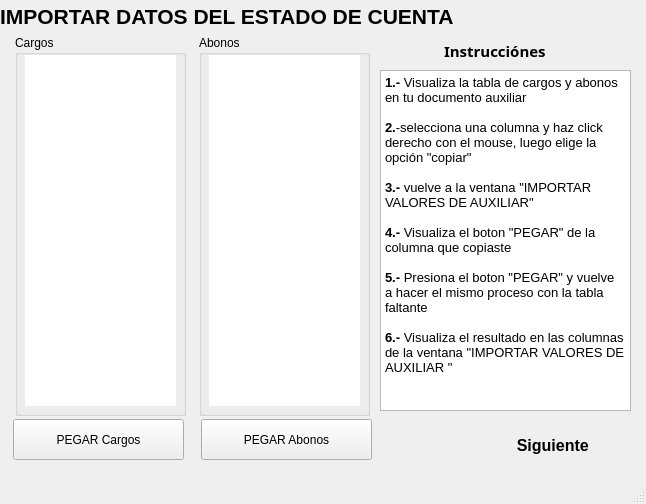
<?xml version="1.0" encoding="UTF-8"?>
<ui version="4.0">
 <class>ventana_Importar_Auxiliar</class>
 <widget class="QMainWindow" name="ventana_Importar_Auxiliar">
  <property name="geometry">
   <rect>
    <x>0</x>
    <y>0</y>
    <width>646</width>
    <height>504</height>
   </rect>
  </property>
  <property name="windowTitle">
   <string>MainWindow</string>
  </property>
  <widget class="QWidget" name="centralwidget">
   <widget class="QGroupBox" name="groupBox_Cargos">
    <property name="geometry">
     <rect>
      <x>15</x>
      <y>35</y>
      <width>171</width>
      <height>381</height>
     </rect>
    </property>
    <property name="title">
     <string>Cargos</string>
    </property>
    <widget class="QTableWidget" name="tableWidget_Cargos">
     <property name="geometry">
      <rect>
       <x>10</x>
       <y>20</y>
       <width>151</width>
       <height>351</height>
      </rect>
     </property>
     <property name="frameShape">
      <enum>QFrame::NoFrame</enum>
     </property>
     <property name="editTriggers">
      <set>QAbstractItemView::NoEditTriggers</set>
     </property>
    </widget>
   </widget>
   <widget class="QGroupBox" name="groupBox_Abonos">
    <property name="geometry">
     <rect>
      <x>199</x>
      <y>35</y>
      <width>171</width>
      <height>381</height>
     </rect>
    </property>
    <property name="title">
     <string>Abonos</string>
    </property>
    <widget class="QTableWidget" name="tableWidget_Abonos">
     <property name="geometry">
      <rect>
       <x>10</x>
       <y>20</y>
       <width>151</width>
       <height>351</height>
      </rect>
     </property>
     <property name="frameShape">
      <enum>QFrame::NoFrame</enum>
     </property>
     <property name="editTriggers">
      <set>QAbstractItemView::NoEditTriggers</set>
     </property>
    </widget>
   </widget>
   <widget class="QPushButton" name="btn_Next_Auxiliar">
    <property name="geometry">
     <rect>
      <x>480</x>
      <y>420</y>
      <width>150</width>
      <height>50</height>
     </rect>
    </property>
    <property name="font">
     <font>
      <pointsize>12</pointsize>
      <weight>75</weight>
      <bold>true</bold>
     </font>
    </property>
    <property name="cursor">
     <cursorShape>PointingHandCursor</cursorShape>
    </property>
    <property name="layoutDirection">
     <enum>Qt::RightToLeft</enum>
    </property>
    <property name="text">
     <string>Siguiente </string>
    </property>
    <property name="icon">
     <iconset>
      <normaloff>imagenesFront/Next.png</normaloff>imagenesFront/Next.png</iconset>
    </property>
    <property name="iconSize">
     <size>
      <width>50</width>
      <height>50</height>
     </size>
    </property>
    <property name="default">
     <bool>false</bool>
    </property>
    <property name="flat">
     <bool>true</bool>
    </property>
   </widget>
   <widget class="QLabel" name="label_ImportarAux">
    <property name="geometry">
     <rect>
      <x>0</x>
      <y>6</y>
      <width>641</width>
      <height>21</height>
     </rect>
    </property>
    <property name="font">
     <font>
      <pointsize>16</pointsize>
      <weight>75</weight>
      <bold>true</bold>
     </font>
    </property>
    <property name="layoutDirection">
     <enum>Qt::RightToLeft</enum>
    </property>
    <property name="styleSheet">
     <string notr="true">QLabel {
    qproperty-alignment: 'AlignCenter';
}</string>
    </property>
    <property name="text">
     <string>IMPORTAR DATOS DEL ESTADO DE CUENTA</string>
    </property>
   </widget>
   <widget class="QPushButton" name="btn_pasteCargos">
    <property name="geometry">
     <rect>
      <x>13</x>
      <y>419</y>
      <width>171</width>
      <height>41</height>
     </rect>
    </property>
    <property name="cursor">
     <cursorShape>PointingHandCursor</cursorShape>
    </property>
    <property name="text">
     <string>PEGAR Cargos</string>
    </property>
   </widget>
   <widget class="QPushButton" name="btn_pasteAbonos">
    <property name="geometry">
     <rect>
      <x>201</x>
      <y>419</y>
      <width>171</width>
      <height>41</height>
     </rect>
    </property>
    <property name="cursor">
     <cursorShape>PointingHandCursor</cursorShape>
    </property>
    <property name="text">
     <string>PEGAR Abonos</string>
    </property>
   </widget>
   <widget class="QLabel" name="label_Instrucciones">
    <property name="geometry">
     <rect>
      <x>444</x>
      <y>30</y>
      <width>121</width>
      <height>41</height>
     </rect>
    </property>
    <property name="font">
     <font>
      <family>Source Code Pro</family>
      <pointsize>11</pointsize>
      <weight>75</weight>
      <bold>true</bold>
     </font>
    </property>
    <property name="text">
     <string>Instrucciónes</string>
    </property>
   </widget>
   <widget class="QTextEdit" name="textEdit">
    <property name="geometry">
     <rect>
      <x>380</x>
      <y>70</y>
      <width>251</width>
      <height>341</height>
     </rect>
    </property>
    <property name="readOnly">
     <bool>true</bool>
    </property>
    <property name="html">
     <string>&lt;!DOCTYPE HTML PUBLIC &quot;-//W3C//DTD HTML 4.0//EN&quot; &quot;http://www.w3.org/TR/REC-html40/strict.dtd&quot;&gt;
&lt;html&gt;&lt;head&gt;&lt;meta name=&quot;qrichtext&quot; content=&quot;1&quot; /&gt;&lt;style type=&quot;text/css&quot;&gt;
p, li { white-space: pre-wrap; }
&lt;/style&gt;&lt;/head&gt;&lt;body style=&quot; font-family:'MS Shell Dlg 2'; font-size:8.25pt; font-weight:400; font-style:normal;&quot;&gt;
&lt;p style=&quot; margin-top:0px; margin-bottom:0px; margin-left:0px; margin-right:0px; -qt-block-indent:0; text-indent:0px;&quot;&gt;&lt;span style=&quot; font-size:10pt; font-weight:600;&quot;&gt;1.- &lt;/span&gt;&lt;span style=&quot; font-size:10pt;&quot;&gt;Visualiza la tabla de cargos y abonos en tu documento auxiliar&lt;/span&gt;&lt;/p&gt;
&lt;p style=&quot;-qt-paragraph-type:empty; margin-top:0px; margin-bottom:0px; margin-left:0px; margin-right:0px; -qt-block-indent:0; text-indent:0px; font-size:10pt;&quot;&gt;&lt;br /&gt;&lt;/p&gt;
&lt;p style=&quot; margin-top:0px; margin-bottom:0px; margin-left:0px; margin-right:0px; -qt-block-indent:0; text-indent:0px;&quot;&gt;&lt;span style=&quot; font-size:10pt; font-weight:600;&quot;&gt;2.&lt;/span&gt;&lt;span style=&quot; font-size:10pt;&quot;&gt;-selecciona una columna y haz click derecho con el mouse, luego elige la opción &amp;quot;copiar&amp;quot;&lt;/span&gt;&lt;/p&gt;
&lt;p style=&quot;-qt-paragraph-type:empty; margin-top:0px; margin-bottom:0px; margin-left:0px; margin-right:0px; -qt-block-indent:0; text-indent:0px; font-size:10pt;&quot;&gt;&lt;br /&gt;&lt;/p&gt;
&lt;p style=&quot; margin-top:0px; margin-bottom:0px; margin-left:0px; margin-right:0px; -qt-block-indent:0; text-indent:0px;&quot;&gt;&lt;span style=&quot; font-size:10pt; font-weight:600;&quot;&gt;3.-&lt;/span&gt;&lt;span style=&quot; font-size:10pt;&quot;&gt; vuelve a la ventana &amp;quot;IMPORTAR VALORES DE AUXILIAR&amp;quot;&lt;/span&gt;&lt;/p&gt;
&lt;p style=&quot;-qt-paragraph-type:empty; margin-top:0px; margin-bottom:0px; margin-left:0px; margin-right:0px; -qt-block-indent:0; text-indent:0px; font-size:10pt;&quot;&gt;&lt;br /&gt;&lt;/p&gt;
&lt;p style=&quot; margin-top:0px; margin-bottom:0px; margin-left:0px; margin-right:0px; -qt-block-indent:0; text-indent:0px;&quot;&gt;&lt;span style=&quot; font-size:10pt; font-weight:600;&quot;&gt;4.-&lt;/span&gt;&lt;span style=&quot; font-size:10pt;&quot;&gt; Visualiza el boton &amp;quot;PEGAR&amp;quot; de la columna que copiaste &lt;/span&gt;&lt;/p&gt;
&lt;p style=&quot;-qt-paragraph-type:empty; margin-top:0px; margin-bottom:0px; margin-left:0px; margin-right:0px; -qt-block-indent:0; text-indent:0px; font-size:10pt;&quot;&gt;&lt;br /&gt;&lt;/p&gt;
&lt;p style=&quot; margin-top:0px; margin-bottom:0px; margin-left:0px; margin-right:0px; -qt-block-indent:0; text-indent:0px;&quot;&gt;&lt;span style=&quot; font-size:10pt; font-weight:600;&quot;&gt;5.-&lt;/span&gt;&lt;span style=&quot; font-size:10pt;&quot;&gt; Presiona el boton &amp;quot;PEGAR&amp;quot; y vuelve a hacer el mismo proceso con la tabla faltante&lt;/span&gt;&lt;/p&gt;
&lt;p style=&quot;-qt-paragraph-type:empty; margin-top:0px; margin-bottom:0px; margin-left:0px; margin-right:0px; -qt-block-indent:0; text-indent:0px; font-size:10pt;&quot;&gt;&lt;br /&gt;&lt;/p&gt;
&lt;p style=&quot; margin-top:0px; margin-bottom:0px; margin-left:0px; margin-right:0px; -qt-block-indent:0; text-indent:0px;&quot;&gt;&lt;span style=&quot; font-size:10pt; font-weight:600;&quot;&gt;6.-&lt;/span&gt;&lt;span style=&quot; font-size:10pt;&quot;&gt; Visualiza el resultado en las columnas de la ventana &amp;quot;IMPORTAR VALORES DE AUXILIAR &amp;quot;&lt;/span&gt;&lt;/p&gt;
&lt;p style=&quot;-qt-paragraph-type:empty; margin-top:0px; margin-bottom:0px; margin-left:0px; margin-right:0px; -qt-block-indent:0; text-indent:0px;&quot;&gt;&lt;br /&gt;&lt;/p&gt;&lt;/body&gt;&lt;/html&gt;</string>
    </property>
   </widget>
  </widget>
  <widget class="QMenuBar" name="menubar">
   <property name="geometry">
    <rect>
     <x>0</x>
     <y>0</y>
     <width>646</width>
     <height>21</height>
    </rect>
   </property>
  </widget>
  <widget class="QStatusBar" name="statusbar"/>
 </widget>
 <resources/>
 <connections/>
</ui>
